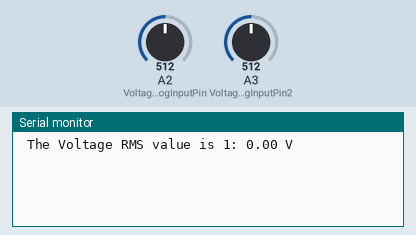
This sketch was run on a simulated Arduino Uno, built with avr-gcc and run on an emulated ATmega328P. Shown: the last lines printed to the serial monitor. The inputs (shaded band) are chosen by the test bench; at power-on: A2 (VoltageAnalogInputPin) = 512, A3 (VoltageAnalogInputPin2) = 512.

Above: at 1.2 s.
1.3 s: A2 (VoltageAnalogInputPin) set to 716
At 1.3 s:
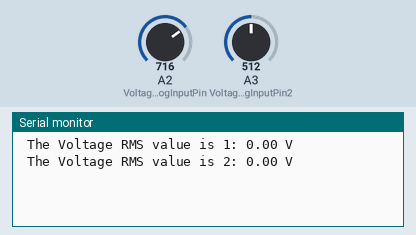
2.8 s: A3 (VoltageAnalogInputPin2) set to 716
At 4.1 s:
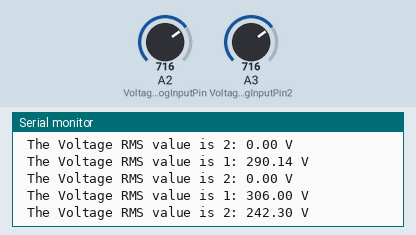
4.3 s: A2 (VoltageAnalogInputPin) set to 900
At 5.3 s:
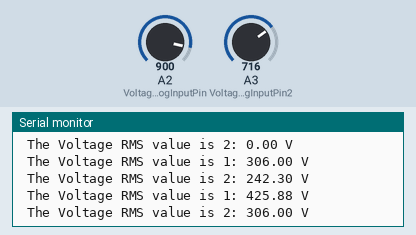
5.8 s: A3 (VoltageAnalogInputPin2) set to 900
At 6.8 s:
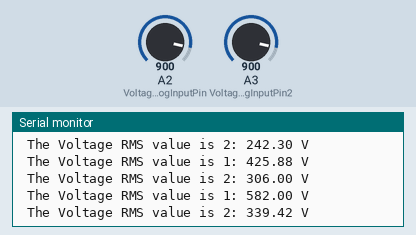
Timing chart, 0 to 8.3 s (numbered marks = the images above; inputs shaded):
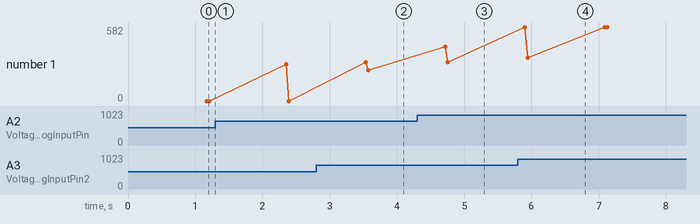

Measured:
- after the input at 2.8 s, the serial monitor: prints a new line after 0.78 s (image 2)
- after the input at 4.3 s, the serial monitor: prints a new line after 0.42 s (image 3)
- after the input at 5.8 s, the serial monitor: prints a new line after 0.14 s (image 4)
- plotted number 1: 0 → 242.3 after the input at 2.8 s

The sketch:

AC_volt_meter.ino
```cpp
// AC Voltage Sensor without LCD By Solarduino (Revision 2)

// Note Summary
// Note :  Safety is very important when dealing with electricity. We take no responsibilities while you do it at your own risk.
// Note :  This AC Votlage Sensor Code is for Single Phase AC Voltage transformer ZMPT101B module use.
// Note :  The value shown in Serial Monitor is refreshed every second and is the average value of 4000 sample readings.
// Note :  The voltage measured is the Root Mean Square (RMS) value.
// Note :  The analog value per sample is squared and accumulated for every 4000 samples before being averaged. The averaged value is then getting square-rooted.
// Note :  The auto calibration (voltageOffset1) is using averaged analogRead value of 4000 samples.
// Note :  The auto calibration (currentOffset2) is using calculated RMS current value including currentOffset1 value for calibration.
// Note :  The unit provides reasonable accuracy and may not be comparable with other expensive branded and commercial product.
// Note :  All credit shall be given to Solarduino.

/*/////////////////////////////////////////////////////////////////////////////////////////////////////////////////////////////////////////////////////////////////////////////////////*/////////////*/


/* 0- General */

int decimalPrecision = 2;                   // decimal places for all values shown in LED Display & Serial Monitor

/* 1- AC Voltage Measurement */

int VoltageAnalogInputPin = A2;             // Which pin to measure voltage Value (Pin A0 is reserved for button function)
int VoltageAnalogInputPin2 = A3;

float voltageSampleRead  = 0;               /* to read the value of a sample in analog including voltageOffset1 */
float voltageLastSample  = 0;               /* to count time for each sample. Technically 1 milli second 1 sample is taken */
float voltageSampleSum   = 0;               /* accumulation of sample readings */
float voltageSampleCount = 0;               /* to count number of sample. */
float voltageMean ;                         /* to calculate the average value from all samples, in analog values*/
float RMSVoltageMean ;                      /* square roof of voltageMean without offset value, in analog value*/
float adjustRMSVoltageMean;
float FinalRMSVoltage;                      /* final voltage value with offset value*/

float voltageSampleRead2  = 0;               /* to read the value of a sample in analog including voltageOffset1 */
float voltageLastSample2  = 0;               /* to count time for each sample. Technically 1 milli second 1 sample is taken */
float voltageSampleSum2   = 0;               /* accumulation of sample readings */
float voltageSampleCount2 = 0;               /* to count number of sample. */
float voltageMean2 ;                         /* to calculate the average value from all samples, in analog values*/
float RMSVoltageMean2 ;                      /* square roof of voltageMean without offset value, in analog value*/
float adjustRMSVoltageMean2;
float FinalRMSVoltage2;
/* 1.1- AC Voltage Offset */

float voltageOffset1 = 0.00 ;         // to Offset deviation and accuracy. Offset any fake current when no current operates.
// Offset will automatically callibrate when SELECT Button on the LCD Display Shield is pressed.
// If you do not have LCD Display Shield, look into serial monitor to add or minus the value manually and key in here.
// 26 means add 26 to all analog value measured.
float voltageOffset2 = 0.00;          // too offset value due to calculation error from squared and square root

float voltageOffset1_2 = 0.00 ;
float voltageOffset2_2 = 0.00;

void setup() {

  /* 0- General */

  Serial.begin(9600);                             /* In order to see value in serial monitor */

}

void loop()

{

  /* 1- AC Voltage Measurement */
  if (micros() >= voltageLastSample + 1000 )                                                                     /* every 0.2 milli second taking 1 reading */
  {
    voltageSampleRead = (analogRead(VoltageAnalogInputPin) - 512) + voltageOffset1;                           /* read the sample value including offset value*/
    voltageSampleSum = voltageSampleSum + sq(voltageSampleRead) ;                                             /* accumulate total analog values for each sample readings*/
    voltageSampleCount = voltageSampleCount + 1;                                                              /* to move on to the next following count */
    voltageLastSample = micros() ;                                                                            /* to reset the time again so that next cycle can start again*/
  }
  if (micros() >= voltageLastSample2 + 1000 )                                                                     /* every 0.2 milli second taking 1 reading */
  {
    voltageSampleRead2 = (analogRead(VoltageAnalogInputPin2) - 512) + voltageOffset1_2;                           /* read the sample value including offset value*/
    voltageSampleSum2 = voltageSampleSum2 + sq(voltageSampleRead2) ;                                             /* accumulate total analog values for each sample readings*/
    voltageSampleCount2 = voltageSampleCount2 + 1;                                                              /* to move on to the next following count */
    voltageLastSample2 = micros() ;                                                                            /* to reset the time again so that next cycle can start again*/
  }

  if (voltageSampleCount == 1000)                                                                               /* after 4000 count or 800 milli seconds (0.8 second), do the calculation and display value*/
  {
    voltageMean = voltageSampleSum / voltageSampleCount;                                                      /* calculate average value of all sample readings taken*/
    RMSVoltageMean = (sqrt(voltageMean)) * 1.5;                                                               // The value X 1.5 means the ratio towards the module amplification.
    adjustRMSVoltageMean = RMSVoltageMean + voltageOffset2;                                                   /* square root of the average value including offset value */                                                                                                                                                       /* square root of the average value*/
    FinalRMSVoltage = RMSVoltageMean + voltageOffset2;                                                        /* this is the final RMS voltage*/
    if (FinalRMSVoltage <= 2.5)                                                                               /* to eliminate any possible ghost value*/
    {
      FinalRMSVoltage = 0;
    }
    //            float FinalRMSVoltage_01 = FinalRMSVoltage / 10 ;
    Serial.print(" The Voltage RMS value is 1: ");
    Serial.print(FinalRMSVoltage, decimalPrecision);
    Serial.println(" V ");
    voltageSampleSum = 0;                                                                                     /* to reset accumulate sample values for the next cycle */
    voltageSampleCount = 0;                                                                                   /* to reset number of sample for the next cycle */
  }
  if (voltageSampleCount2 == 1000)                                                                               /* after 4000 count or 800 milli seconds (0.8 second), do the calculation and display value*/
  {
    voltageMean2 = voltageSampleSum2 / voltageSampleCount2;                                                      /* calculate average value of all sample readings taken*/
    RMSVoltageMean2 = (sqrt(voltageMean2)) * 1.5;                                                               // The value X 1.5 means the ratio towards the module amplification.
    adjustRMSVoltageMean2 = RMSVoltageMean2 + voltageOffset2_2;                                                   /* square root of the average value including offset value */                                                                                                                                                       /* square root of the average value*/
    FinalRMSVoltage2 = RMSVoltageMean2 + voltageOffset2_2;                                                        /* this is the final RMS voltage*/
    if (FinalRMSVoltage2 <= 2.5)                                                                               /* to eliminate any possible ghost value*/
    {
      FinalRMSVoltage2 = 0;
    }
    //            float FinalRMSVoltage_01 = FinalRMSVoltage / 10 ;
    Serial.print(" The Voltage RMS value is 2: ");
    Serial.print(FinalRMSVoltage2, decimalPrecision);
    Serial.println(" V ");
    voltageSampleSum2 = 0;                                                                                     /* to reset accumulate sample values for the next cycle */
    voltageSampleCount2 = 0;                                                                                   /* to reset number of sample for the next cycle */
  }


}
```
